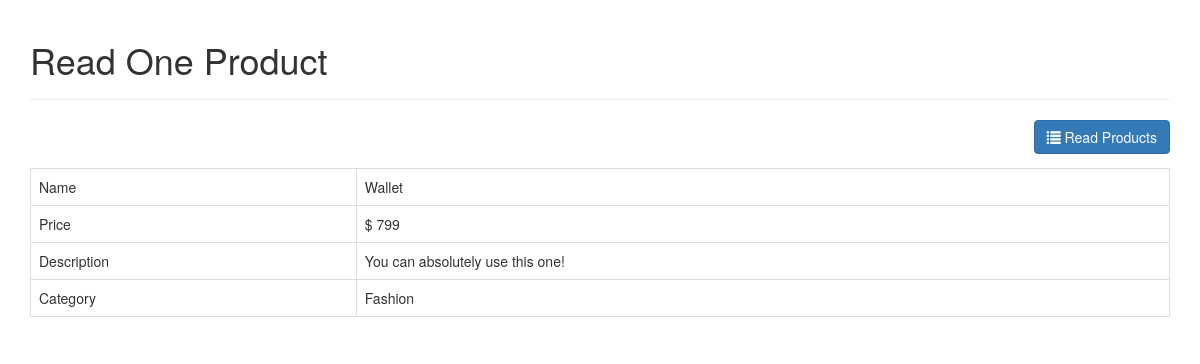
The page /read_one.php?id=28 on the database its author committed.
### tables this page shows
CREATE TABLE IF NOT EXISTS `products` (
  `id` int(11) NOT NULL AUTO_INCREMENT,
  `name` varchar(32) NOT NULL,
  `description` text NOT NULL,
  `price` int(11) NOT NULL,
  `category_id` int(11) NOT NULL,
  `created` datetime NOT NULL,
  `modified` timestamp NOT NULL DEFAULT CURRENT_TIMESTAMP,
  PRIMARY KEY (`id`)
);

CREATE TABLE IF NOT EXISTS `categories` (
  `id` int(11) NOT NULL AUTO_INCREMENT,
  `name` varchar(256) NOT NULL,
  `created` datetime NOT NULL,
  `modified` timestamp NOT NULL DEFAULT CURRENT_TIMESTAMP,
  PRIMARY KEY (`id`)
);

### objects/product.php (called while the page is built, shortened)
<?php
class Product
{
    private $conn;
    private $table_name = "products";
    public $id;
    public function __construct($db)
    {
        $this->conn = $db;
    }
    function readOne()
    {
        $query = "SELECT
                    name, price, description, category_id
                FROM
                    " . $this->table_name . "
                WHERE
                    id = ?
                LIMIT
                    0,1";
        $stmt = $this->conn->prepare($query);
        $stmt->bindParam(1, $this->id);
        $stmt->execute();
        $row = $stmt->fetch(PDO::FETCH_ASSOC);
        $this->name = $row['name'];
        $this->price = $row['price'];
        $this->description = $row['description'];
    }
}

### objects/category.php (called while the page is built, shortened)
<?php
class Category
{
    private $conn;
    private $table_name = "categories";
    public $id;
    public function __construct($db)
    {
        $this->conn = $db;
    }
    function readName()
    {
        $query = "SELECT name FROM " . $this->table_name . " WHERE id = ? limit 0,1";
        $stmt = $this->conn->prepare($query);
        $stmt->bindParam(1, $this->id);
        $stmt->execute();
        $row = $stmt->fetch(PDO::FETCH_ASSOC);
        $this->name = $row['name'];
    }
}

### read_one.php (the view, shortened to what this page needs)
<?php
include_once("template/layout_header.php");
$id = isset($_GET['id']) ? $_GET['id'] : die('ERROR: missing ID.');
include_once 'objects/product.php';
include_once 'objects/category.php';
$database = new Database();
$db = $database->getConnection();
$product = new Product($db);
$category = new Category($db);
$product->id = $id;
$product->readOne();
echo "<div class='right-button-margin'>";
    echo "<a href='index.php' class='btn btn-primary pull-right'>";
        echo "<span class='glyphicon glyphicon-list'></span> Read Products";
    echo "</a>";
echo "</div>";
echo "<table class='table table-hover table-responsive table-bordered'>";
    echo "<tr>";
        echo "<td>Name</td>";
        echo "<td>{$product->name}</td>";
    echo "</tr>";
    echo "<tr>";
        echo "<td>Price</td>";
        echo "<td>$ {$product->price}</td>";
    echo "</tr>";
    echo "<tr>";
        echo "<td>Description</td>";
        echo "<td>{$product->description}</td>";
    echo "</tr>";
    echo "<tr>";
        echo "<td>Category</td>";
        echo "<td>";
            $category->id=$product->category_id;
            $category->readName();
            echo $category->name;
        echo "</td>";
    echo "</tr>";
echo "</table>";
include_once("template/layout_footer.php");

### libs/css/custom.css (style rules this page uses)
.right-button-margin { margin: 0 0 1em 0; overflow: hidden; }

### rows shown on the page
products: name "Wallet", price "799", description "You can absolutely use this one!"
categories: name "Fashion"

### other values the page prints
$page_title "Read One Product"
